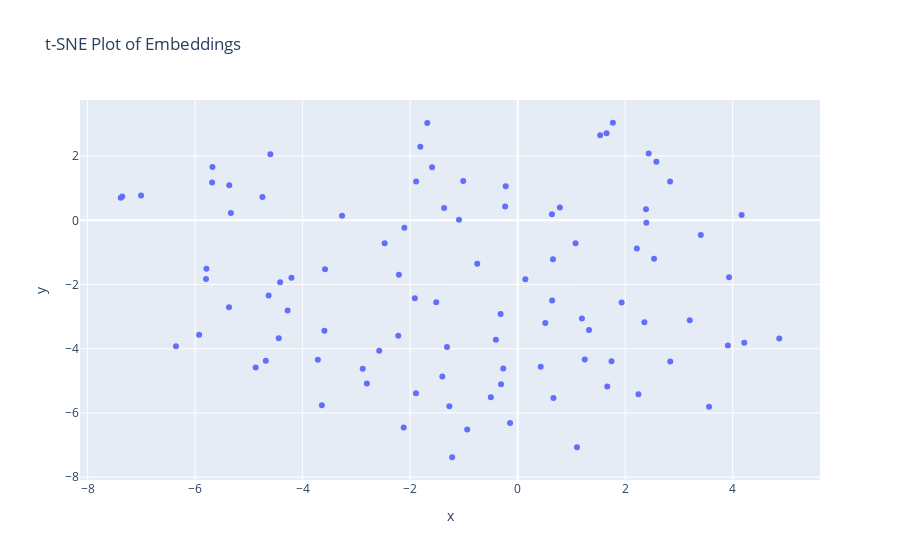

The notebook cell this image was saved under:
### Code cell
# Create interactive plot
fig = px.scatter(df, x='x', y='y', hover_data=['label'], title='t-SNE Plot of Embeddings')
fig.show()

### Figure 1 — Plotly figure (JSON) as saved in the notebook; plotly's stock layout.template omitted (floating-point values rounded to 4 significant figures)
{"data": [{"customdata": [["Head of Architecture - North America"], ["Full-stack Developer"], ["Product Manager"], ["Program Delivery Manager"], ["Product Strategy/Principal Industry Consultant"], ["Senior Software Developer | Consultant"], ["Data Architect"], ["Head of Development"], ["Project Management Consultant"], ["Senior Talent Acquisition Lead, North America"], ["Product Owner, Transportation & Logistics"], ["Head of Project Management & Analysis"], ["Development Consultant"], ["M&A Integration Program Manager - Americas"], ["Director; AGU Lead - Transportation and Logistics"], ["Head of User Experience & Research"], ["Principal Industry Consultant"], ["Software Engineer"], ["Software Developer"], ["Head of Learning and Organization Development, North America"], ["Application Architect / Design Lead"], ["Senior Consultant Financial Services"], ["Principal Engineering Consultant"], ["Onsite Technical Lead: Americas"], ["Development Consultant"], ["Senior Industry Consultant"], ["Sr Consulting Manager-Product Strategy-Banking, Financial Services and Payments"], ["Data Annotation Supervisor"], ["Head of Talent Acquisition, North America"], ["Senior Industry Consultant"], ["Business Analyst"], ["UX Designer"], ["Senior Software Engineer"], ["Product Owner"], ["Senior Industry Consultant"], ["VP Delivery Manager- Strategy - Retail and Corporate Banking"], ["Developer"], ["Senior Project Manager"], ["Senior Industry Consultant"], ["Solutions Delivery Consultant"], ["Senior Business Analyst"], ["Agile Project Manager"], ["Technical Product Design Analyst"], ["Senior Developer"], ["Senior Software Engineer"], ["Software Engineer II"], ["Programme and Portfolio Management Officer"], ["Agile Project Manager"], ["People Specialist"], ["Lead Product Strategist"], ["Senior Consultant"], ["Senior Programme and Portfolio Management Officer"], ["Pickleball Instructor (part-time)"], ["Connected Mobility and IIoT Consultant - Transportation, Logistics and Manufacturing"], ["Engineer Consultant"], ["Associate Engineering Consultant"], ["Senior Project Management Consultant"], ["Senior Research Consultant"], ["Senior Lead Software Engineer"], ["Senior Business Analyst"], ["Software Engineering Consultant"], ["Technical Lead"], ["CloudOps Manager"], ["Delivery Partner (3D Technical Artist)"], ["Global Head of Banking and Capital Markets Sales"], ["Senior Product Designer"], ["Agile Project Manager"], ["Senior Business Analyst"], ["Project Delivery Manager"], ["Senior Developer"], ["Cloud Architect"], ["Senior Business Analyst"], ["Marketing Developer"], ["Director"], ["Industry Consultant - Financial Services & Payments"], ["Sr Consultant"], ["Senior Delivery Manager"], ["Senior Architect"], ["Senior Data Scientist"], ["Owner | Head Writer"], ["Senior Business Consultant"], ["Software Quality Assurance Tester"], ["Engineering Consultant"], ["Principal Product Strategist"], ["UX Lead"], ["Senior UX Designer"], ["Senior Visual Designer"], ["Senior Software Engineer"], ["Software Engineer"], ["Developer"], ["Technical Artist"], ["Sr DecSecOps"], ["AR/AP Manager"], ["Senior Data Scientist"], ["Insurance Consultant"]], "hovertemplate": "x=%{x}<br>y=%{y}<br>label=%{customdata[0]}<extra></extra>", "legendgroup": "", "marker": {"color": "#636efa", "symbol": "circle"}, "mode": "markers", "name": "", "orientation": "v", "showlegend": false, "type": "scatter", "x": [-3.718, -1.892, -5.798, -1.593, -3.268, -2.576, -4.874, -2.883, 3.932, 0.6367, -5.926, -2.108, 1.933, -0.2234, 2.393, -5.336, 2.58, -0.3095, -0.9392, 0.7849, -2.806, -4.208, 0.4281, 0.64, -0.2691, 1.653, -4.419, -1.516, 2.386, 1.771, -5.371, -5.684, 1.194, -2.21, 1.535, -3.584, -2.222, -1.091, -4.685, 2.838, -0.7528, 1.076, 1.327, -0.142, -0.4999, -1.271, -1.368, -1.013, 2.536, -5.79, 2.835, -1.89, -2.475, -4.444, -2.121, 3.201, 2.216, 3.407, -3.595, -1.682, 2.357, -1.914, 1.745, -7.384, 2.436, -4.601, -0.2343, 0.6557, -1.811, -3.643, -1.315, 0.1425, 0.6651, 1.248, -4.633, 0.5141, -0.3177, -0.4066, 1.102, -4.28, 4.215, -6.357, 3.909, -4.748, -5.366, -5.678, -7.006, 2.246, 1.666, -1.219, -7.358, 3.559, 4.166, -1.402, 4.865], "xaxis": "x", "y": [-4.344, -5.389, -1.83, 1.654, 0.1427, -4.06, -4.581, -4.623, -1.775, 0.191, -3.562, -0.2348, -2.559, 1.058, -0.07493, 0.2258, 1.824, -5.108, -6.512, 0.4025, -5.079, -1.791, -4.558, -2.499, -4.614, 2.708, -1.926, -2.555, 0.3433, 3.038, -2.706, 1.179, -3.059, -1.694, 2.646, -1.527, -3.593, 0.01852, -4.374, -4.395, -1.352, -0.7169, -3.416, -6.316, -5.514, -5.795, 0.3802, 1.228, -1.194, -1.511, 1.21, 1.208, -0.7132, -3.671, -6.454, -3.115, -0.8816, -0.4556, -3.439, 3.031, -3.177, -2.431, -4.391, 0.7033, 2.082, 2.058, 0.4264, -1.211, 2.294, -5.757, -3.948, -1.839, -5.534, -4.338, -2.342, -3.197, -2.919, -3.724, -7.072, -2.81, -3.81, -3.926, -3.902, 0.7253, 1.093, 1.662, 0.7692, -5.419, -5.174, -7.38, 0.7389, -5.808, 0.1618, -4.863, -3.685], "yaxis": "y"}], "layout": {"autosize": true, "legend": {"tracegroupgap": 0}, "title": {"text": "t-SNE Plot of Embeddings"}, "xaxis": {"anchor": "y", "autorange": true, "domain": [0, 1], "range": [-8.112, 5.593], "title": {"text": "x"}, "type": "linear"}, "yaxis": {"anchor": "x", "autorange": true, "domain": [0, 1], "range": [-8.239, 3.898], "title": {"text": "y"}, "type": "linear"}}}
